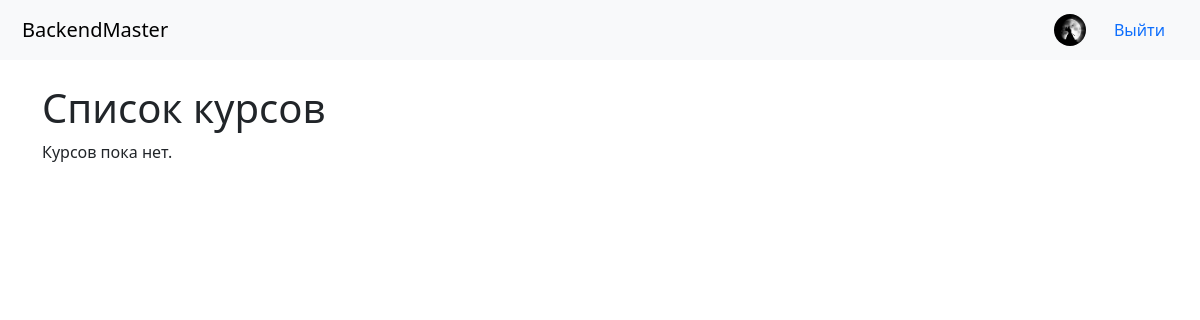
Page / (signed in) on the earlier database version.
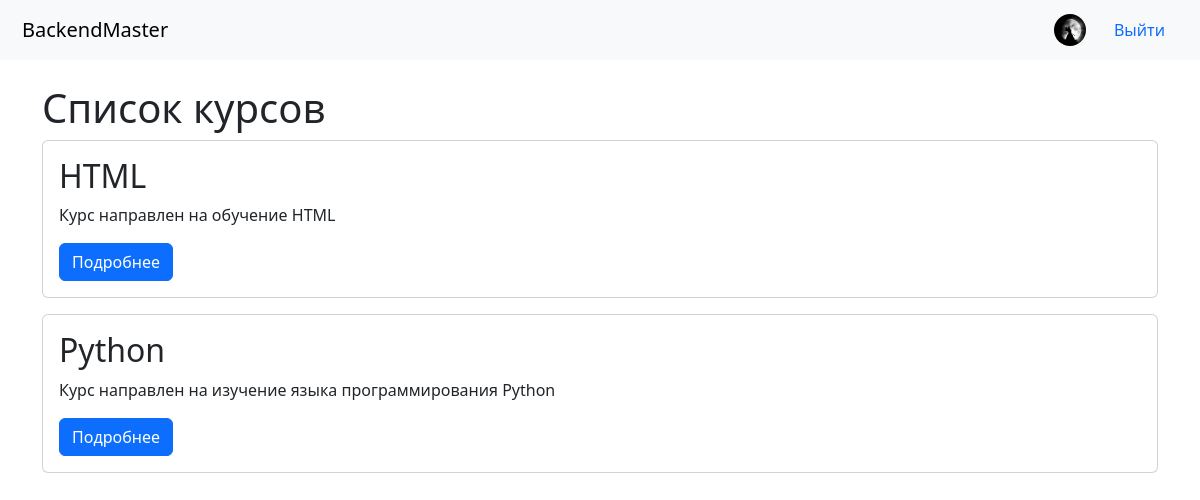
Same page on the later database version.
### courses/models.py (models this page shows, shortened)
class Course(models.Model):
    title = models.CharField(max_length=200)  # Название курса (текст до 200 символов)
    description = models.TextField()  # Полное описание курса
    instructor = models.ForeignKey(  # Преподаватель (внешний ключ на пользователя)
        settings.AUTH_USER_MODEL,  # Ссылка на модель пользователя из настроек
        on_delete=models.CASCADE,  # При удалении пользователя — удаляются его курсы
        related_name='courses'  # Позволяет получить все курсы пользователя: user.courses.all()
    )
    category = models.CharField(max_length=100, default="Uncategorized")  # Категория курса
    image = models.URLField(blank=True, null=True)  # Ссылка на изображение курса (необязательное поле)
    is_published = models.BooleanField(default=False)  # Флаг публикации курса
    created_at = models.DateTimeField(auto_now_add=True)  # Дата создания курса (устанавливается автоматически)
    updated_at = models.DateTimeField(auto_now=True)  # Дата последнего изменения (обновляется при сохранении)

### courses/views.py (the view)
# urls.py: path('', course_views.CourseListView.as_view(), name='home'),  # Главная страница сайта — список всех курсов (через CourseListView)
class CourseListView(ListView):
    model = Course
    template_name = 'courses/course_list.html'
    context_object_name = 'courses'
    def get_queryset(self):
        if self.request.user.is_authenticated and self.request.user.is_staff:
            return Course.objects.all()
        return Course.objects.filter(is_published=True)

### templates/courses/course_list.html (shortened to what this page needs)
{% extends 'base.html' %}
{% load static %}
{% block content %}
    <h1>Список курсов</h1>
    {% for course in courses %}
        <div class="card mb-3">
            <div class="card-body">
                <h2 class="card-title">{{ course.title }}</h2>
                <p class="card-text">{{ course.description }}</p>
                <a href="{% url 'courses:course_detail' course.pk %}" class="btn btn-primary">Подробнее</a>
            </div>
        </div>
    {% empty %}
        <p>Курсов пока нет.</p>
    {% endfor %}
{% endblock %}

Differences in the rows shown:
now on this page (row edited): Course: title "HTML", description "Курс направлен на обучение HTML"
added Course: title "Python", description "Курс направлен на изучение языка программирования Python"
Other differences:
text no longer shown: "Курсов пока нет."
